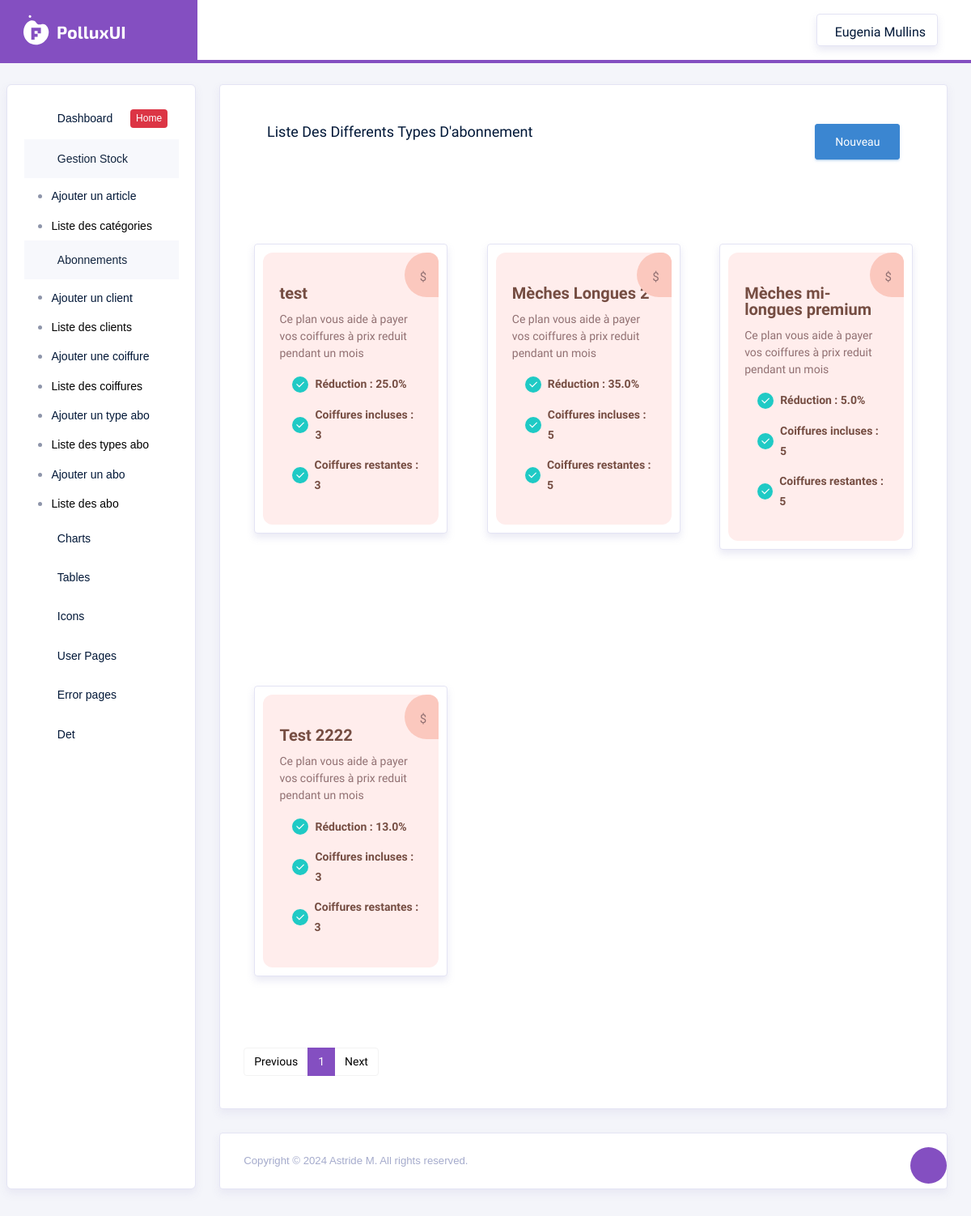
The app's page /gestionnaire/Abonnement/Type/List, older data.
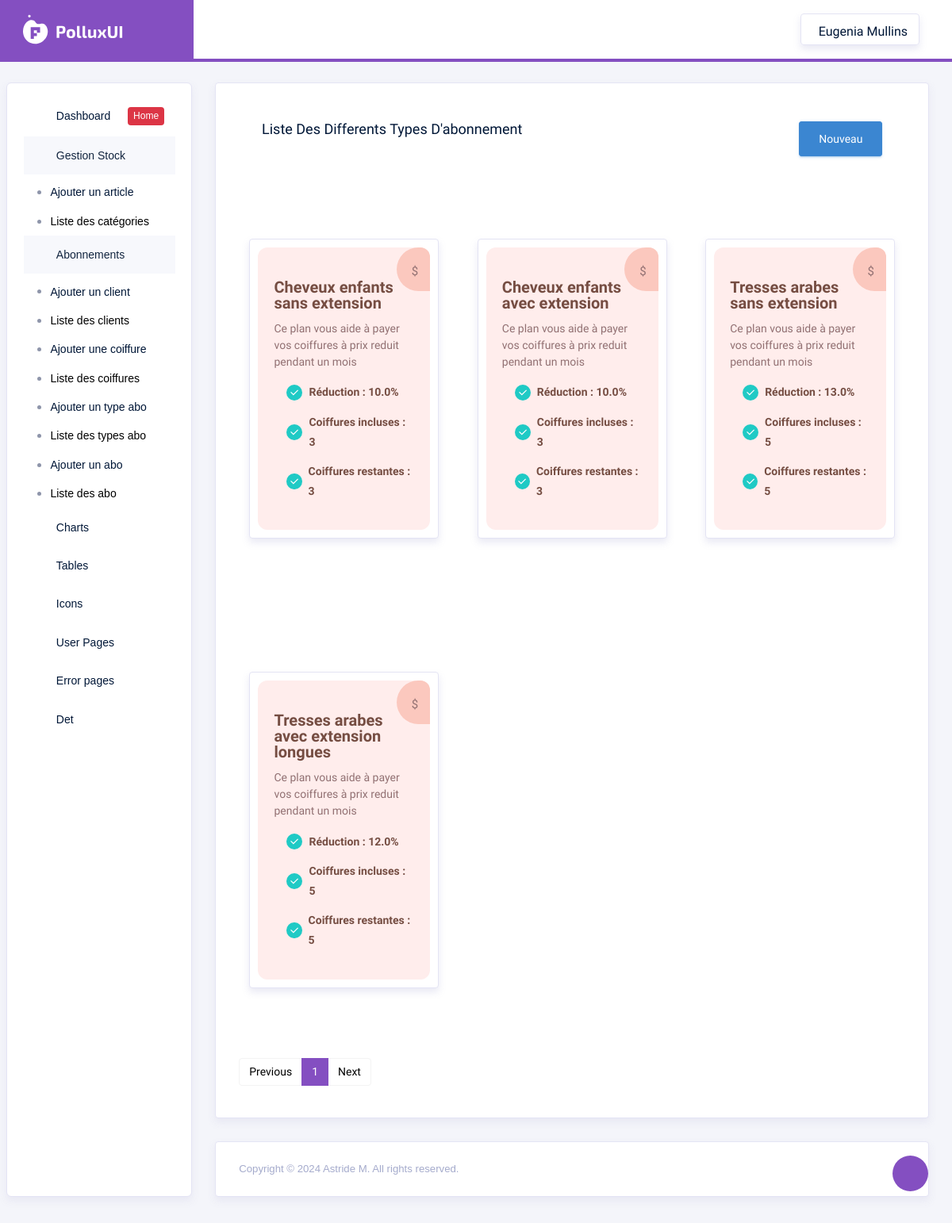
The same page, newer data.
### src/models.py (models this page shows)
class TypeAbonnement(db.Model):
    id = db.Column(db.Integer, primary_key=True, autoincrement=True)
    nomTypeAbonnement = db.Column(db.String(250), nullable=False)
    taux_reduction = db.Column(db.Float, nullable=True)
    nombre_coiffures_incluses = db.Column(db.Integer, nullable=False)
    nombre_coiffures_restantes = db.Column(db.Integer, nullable=False)
    coiffure_id = db.Column(db.Integer, db.ForeignKey('coiffure.id'))
    coiffure = db.relationship('Coiffure', back_populates='abonnements')

### src/routes/gestionnaire_routes.py (the view)
@gestionnaire.route('/Abonnement/Type/List')
def ListTypeAbonnement():
    page = request.args.get('page', 1, type=int)  # Récupérer le numéro de page depuis les paramètres de requête, par défaut 1
    abonnements = TypeAbonnement.query.paginate(page=page, per_page=10)  # Paginer les résultats, 10 éléments par page
    return render_template('gestionnaire/ListTypeAbonnement.html', abonnements=abonnements)

### src/templates/gestionnaire/ListTypeAbonnement.html (shortened to what the changed rows need)
{% extends "layouts/base.html" %}
{% block content %}
  <link rel="stylesheet" href="{{ url_for('static', filename='css/card.css') }}">
  <div class="row">
      <div class="col-md-12">
        <div class="card">
            <div class="card-body">
              <div class="row">
                {% for abonnement in abonnements %}
                <div class="col-lg-4 col-md-4 d-flex mb-2 mt-0">
                  <div class="typeAbocards">
                    <article class="typeAboplan [ card ]">
                      <div class="typeAboinner">
                        <span class="typeAbopricing">
                          <span>
                             <small>$</small>
                          </span>
                        </span>
                        <h2 class="typeAbotitle">{{ abonnement.nomTypeAbonnement }}</h2>
                        <p class="typeAboinfo">Ce plan vous aide à payer vos coiffures à prix reduit pendant un mois</p>
                        <ul class="typeAbofeatures">
                          <li>
                            <span class="typeAboicon">
                              <svg xmlns="http://www.w3.org/2000/svg" viewBox="0 0 24 24" width="24" height="24">
                                <path fill="none" d="M0 0h24v24H0z" />
                                <path d="M10 15.172l9.192-9.193 1.415 1.414L10 18l-6.364-6.364 1.414-1.414z" fill="currentColor" />
                              </svg>
                            </span>
                            <span><strong>Réduction : {{ abonnement.taux_reduction }}%</strong></span>
                          </li>
                          <li>
                            <span class="typeAboicon">
                              <svg xmlns="http://www.w3.org/2000/svg" viewBox="0 0 24 24" width="24" height="24">
                                <path fill="none" d="M0 0h24v24H0z" />
                                <path d="M10 15.172l9.192-9.193 1.415 1.414L10 18l-6.364-6.364 1.414-1.414z" fill="currentColor" />
                              </svg>
                            </span>
                            <span><strong>Coiffures incluses : {{ abonnement.nombre_coiffures_incluses }}</strong></span>
                          </li>
                          <li>
                            <span class="typeAboicon">
                              <svg xmlns="http://www.w3.org/2000/svg" viewBox="0 0 24 24" width="24" height="24">
                                <path fill="none" d="M0 0h24v24H0z" />
                                <path d="M10 15.172l9.192-9.193 1.415 1.414L10 18l-6.364-6.364 1.414-1.414z" fill="currentColor" />
                              </svg>
                            </span>
                            <span><strong>Coiffures restantes : {{ abonnement.nombre_coiffures_restantes }}</strong></span>
                          </li>
                        </ul>
                      </div>
                    </article>
                  </div>
                </div>
                {% endfor %}
              </div>
            </div>
        </div>
      </div>
  </div>
{% endblock %}

Row changes from the older to the newer data that the page shows:
changed TypeAbonnement: nomTypeAbonnement "test" → "Cheveux enfants sans extension"; taux_reduction "25.0" → "10.0"
changed TypeAbonnement: nomTypeAbonnement "Mèches Longues 2" → "Cheveux enfants avec extension"; taux_reduction "35.0" → "10.0"; nombre_coiffures_incluses "5" → "3"; nombre_coiffures_restantes "5" → "3"
changed TypeAbonnement: nomTypeAbonnement "Mèches mi-longues premium" → "Tresses arabes sans extension"; taux_reduction "5.0" → "13.0"
changed TypeAbonnement: nomTypeAbonnement "Test 2222" → "Tresses arabes avec extension longues"; taux_reduction "13.0" → "12.0"; nombre_coiffures_incluses "3" → "5"; nombre_coiffures_restantes "3" → "5"
